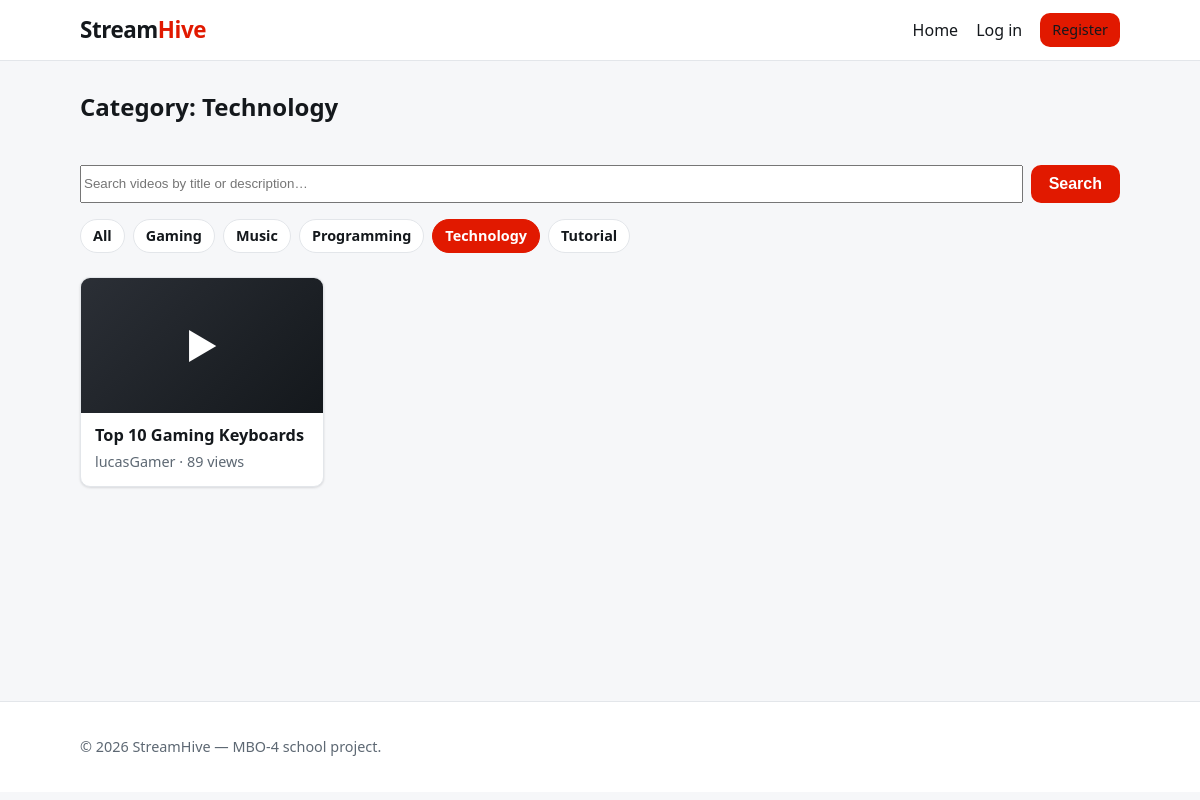
The app's page /?category=5 with its own data.
### tables this page shows
CREATE TABLE categories (
    id INT AUTO_INCREMENT PRIMARY KEY,
    name VARCHAR(50) NOT NULL
);

CREATE TABLE videos (
    id INT AUTO_INCREMENT PRIMARY KEY,
    user_id INT NOT NULL,
    title VARCHAR(255) NOT NULL,
    description TEXT,
    filename VARCHAR(255) NOT NULL,
    views INT DEFAULT 0,
    created_at DATETIME DEFAULT CURRENT_TIMESTAMP,

    FOREIGN KEY (user_id)
    REFERENCES users(id)
    ON DELETE CASCADE
);

CREATE TABLE users (
    id INT AUTO_INCREMENT PRIMARY KEY,
    email VARCHAR(50) NOT NULL UNIQUE,
    password VARCHAR(255) NOT NULL,
    role VARCHAR(50),
    created_at DATETIME DEFAULT CURRENT_TIMESTAMP,
    username VARCHAR(50)
);

### core/Controller.php (called while the page is built, shortened)
<?php
abstract class Controller
{
    protected function render(string $view, array $data = []): void
    {
        if (!isset($data['currentUser']))
        {
            $data['currentUser'] = $_SESSION['user'] ?? null;
        }
        extract($data, EXTR_SKIP);
        require dirname(__DIR__) . '/views/partials/header.php';
        require dirname(__DIR__) . '/views/' . $view . '.php';
        require dirname(__DIR__) . '/views/partials/footer.php';
    }
}

### app/controllers/VideoController.php (called while the page is built, shortened)
<?php
require_once dirname(__DIR__, 2) . '/core/Controller.php';
require_once dirname(__DIR__, 2) . '/app/services/VideoService.php';
class VideoController extends Controller
{
    private VideoService $videoService;
    public function __construct(
        ?VideoService $videoService = null,
        ?CommentService $commentService = null,
        ?LikeService $likeService = null,
        ?AuthService $authService = null
    ) {
        $this->videoService = $videoService ?? new VideoService();
    }
    public function index(): void
    {
        $search = isset($_GET['search']) ? (string) $_GET['search'] : '';
        $categoryId = isset($_GET['category']) ? (int) $_GET['category'] : null;
        $activeCategory = $categoryId !== null ? $this->videoService->getCategory($categoryId) : null;
        $this->render('videos/index', [
            'title'            => 'StreamHive — Videos',
            'videos'           => $this->videoService->getOverview($search, $categoryId),
            'categories'       => $this->videoService->getCategories(),
            'search'           => $search,
            'activeCategoryId' => $categoryId,
            'activeCategory'   => $activeCategory,
        ]);
    }
}

### public/index.php (called while the page is built, shortened)
<?php
require_once __DIR__ . '/../core/Router.php';
require_once __DIR__ . '/../app/controllers/VideoController.php';
$router = new Router();
$router->get('/', [VideoController::class, 'index']);
$router->get('/videos/upload', [VideoController::class, 'create']);
$router->post('/videos/upload', [VideoController::class, 'store']);
$router->get('/videos/show', [VideoController::class, 'show']);
$router->post('/videos/delete', [VideoController::class, 'delete']);
$router->post('/comments/store', [CommentController::class, 'store']);
$router->post('/comments/delete', [CommentController::class, 'delete']);
$router->post('/likes/video', [LikeController::class, 'toggleVideo']);
$router->post('/likes/comment', [LikeController::class, 'toggleComment']);
$router->get('/register', [AuthController::class, 'showRegister']);
$router->post('/register', [AuthController::class, 'register']);
$router->get('/login', [AuthController::class, 'showLogin']);
$router->post('/login', [AuthController::class, 'login']);
$router->get('/logout', [AuthController::class, 'logout']);
$router->get('/forgot', [AuthController::class, 'showForgotPassword']);
$router->post('/forgot', [AuthController::class, 'forgotPassword']);
$router->get('/reset', [AuthController::class, 'showReset']);
$router->post('/reset', [AuthController::class, 'resetPassword']);
$router->dispatch($_SERVER['REQUEST_METHOD'], $_SERVER['REQUEST_URI']);

### config/Config.php (called while the page is built, shortened)
<?php
class Config
{
    private static ?array $values = null;
    public static function get(string $key, ?string $default = null): ?string
    {
        return self::$values[$key] ?? $default;
    }
    private static function load(): void
    {
        self::$values = [];
        $path = dirname(__DIR__) . '/.env';
        if (!is_readable($path))
        {
            return;
        }
    }
}

### core/Database.php (called while the page is built, shortened)
<?php
require_once dirname(__DIR__) . '/config/Config.php';
class Database
{
    private static ?Database $instance = null;
    private PDO $connection;
    private function __construct()
    {
        $host = Config::get('DB_HOST', '127.0.0.1');
        $port = Config::get('DB_PORT', '3306');
        $name = Config::get('DB_NAME', '');
        $user = Config::get('DB_USER', '');
        $password = Config::get('DB_PASS', '');
        $dsn = "mysql:host={$host};port={$port};dbname={$name};charset=utf8mb4";
        $options = [
            PDO::ATTR_ERRMODE            => PDO::ERRMODE_EXCEPTION,
            PDO::ATTR_DEFAULT_FETCH_MODE => PDO::FETCH_ASSOC,
            PDO::ATTR_EMULATE_PREPARES   => false,
        ];
        $this->connection = new PDO($dsn, $user, $password, $options);
    }
    public static function getInstance(): Database
    {
        if (self::$instance === null)
        {
            self::$instance = new self();
        }
        return self::$instance;
    }
    public function query(string $sql, array $params = []): PDOStatement
    {
        $statement = $this->connection->prepare($sql);
        $statement->execute($params);
        return $statement;
    }
}

### app/services/VideoService.php (called while the page is built, shortened)
<?php
require_once dirname(__DIR__, 2) . '/app/services/CategoryService.php';
class VideoService
{
    private VideoModel $videoModel;
    private CategoryService $categoryService;
    public function __construct(?VideoModel $videoModel = null, ?CategoryService $categoryService = null)
    {
        $this->videoModel = $videoModel ?? new VideoModel();
        $this->categoryService = $categoryService ?? new CategoryService();
    }
    public function getOverview(?string $search, ?int $categoryId): array
    {
        if ($categoryId !== null && $categoryId > 0)
        {
            return $this->videoModel->findByCategory($categoryId);
        }
        return $this->videoModel->findAllWithUser();
    }
    public function getCategories(): array
    {
        return $this->categoryService->getAllCategories();
    }
    public function getCategory(int $id): ?array
    {
        return $this->categoryService->getCategory($id);
    }
}

### app/services/CategoryService.php (called while the page is built, shortened)
<?php
require_once dirname(__DIR__, 2) . '/app/models/CategoryModel.php';
class CategoryService
{
    private CategoryModel $categoryModel;
    public function __construct(?CategoryModel $categoryModel = null)
    {
        $this->categoryModel = $categoryModel ?? new CategoryModel();
    }
    public function getAllCategories(): array
    {
        return $this->categoryModel->findAll();
    }
    public function getCategory(int $id): ?array
    {
        return $this->categoryModel->findById($id);
    }
}

### app/models/CategoryModel.php (called while the page is built, shortened)
<?php
require_once dirname(__DIR__, 2) . '/core/Database.php';
class CategoryModel
{
    private Database $database;
    public function __construct(?Database $database = null)
    {
        $this->database = $database ?? Database::getInstance();
    }
    public function findAll(): array
    {
        $sql = 'SELECT id, name FROM categories ORDER BY name';
        return $this->database->query($sql)->fetchAll();
    }
    public function findById(int $id): ?array
    {
        $sql = 'SELECT id, name FROM categories WHERE id = :id';
        $category = $this->database->query($sql, ['id' => $id])->fetch();
        return $category === false ? null : $category;
    }
}

### app/models/VideoModel.php (called while the page is built, shortened)
<?php
require_once dirname(__DIR__, 2) . '/core/Database.php';
class VideoModel
{
    private Database $database;
    public function __construct(?Database $database = null)
    {
        $this->database = $database ?? Database::getInstance();
    }
    public function findByCategory(int $categoryId): array
    {
        $sql = 'SELECT videos.id, videos.title, videos.description, videos.filename,
                       videos.views, videos.created_at,
                       users.username AS uploader
                FROM videos
                INNER JOIN users ON users.id = videos.user_id
                INNER JOIN video_category ON video_category.video_id = videos.id
                WHERE video_category.category_id = :category_id
                ORDER BY videos.created_at DESC, videos.id DESC';
        return $this->database->query($sql, ['category_id' => $categoryId])->fetchAll();
    }
}

### views/videos/index.php (the view, shortened to what this page needs)
<section>
    <div class="page-head">
        <h2>
            <?php if (!empty($activeCategory)): ?>
                Category: <?= htmlspecialchars($activeCategory['name']) ?>
            <?php elseif ($search !== ''): ?>
                Search results for &ldquo;<?= htmlspecialchars($search) ?>&rdquo;
            <?php else: ?>
                Videos
            <?php endif; ?>
        </h2>
    </div>
    <form method="get" action="/" class="search-bar">
        <input type="search" name="search" value="<?= htmlspecialchars($search) ?>"
               placeholder="Search videos by title or description&hellip;">
        <button type="submit">Search</button>
    </form>
    <?php if (!empty($categories)): ?>
        <ul class="category-filter">
            <li>
                <a href="/" class="<?= ($activeCategoryId === null && $search === '') ? 'active' : '' ?>">All</a>
            </li>
            <?php foreach ($categories as $category): ?>
                <li>
                    <a href="/?category=<?= (int) $category['id'] ?>"
                       class="<?= $activeCategoryId === (int) $category['id'] ? 'active' : '' ?>">
                        <?= htmlspecialchars($category['name']) ?>
                    </a>
                </li>
            <?php endforeach; ?>
        </ul>
    <?php endif; ?>
    <?php if (empty($videos)): ?>
        <p class="empty">No videos found.</p>
    <?php else: ?>
        <ul class="video-grid">
            <?php foreach ($videos as $video): ?>
                <li class="video-card">
                    <a href="/videos/show?id=<?= (int) $video['id'] ?>">
                        <span class="thumb" aria-hidden="true">&#9654;</span>
                        <h3><?= htmlspecialchars($video['title']) ?></h3>
                    </a>
                    <p class="meta">
                        <?= htmlspecialchars($video['uploader']) ?>
                        &middot; <?= (int) $video['views'] ?> views
                    </p>
                </li>
            <?php endforeach; ?>
        </ul>
    <?php endif; ?>
</section>

### core/Router.php (shortened to what this page needs)
<?php
class Router
{
    private array $routes = [];
    public function add(string $method, string $path, callable|array $handler): void
    {
        $this->routes[] = [
            'method'  => strtoupper($method),
            'path'    => $path,
            'handler' => $handler,
        ];
    }
    public function dispatch(string $method, string $uri): void
    {
        $method = strtoupper($method);
        $path = $this->normalisePath($uri);
        foreach ($this->routes as $route)
        {
            if ($route['method'] === $method && $route['path'] === $path)
            {
                $this->invoke($route['handler']);
                return;
            }
        }
    }
    private function normalisePath(string $uri): string
    {
        $path = parse_url($uri, PHP_URL_PATH);
        $path = rtrim($path, '/');
        return $path === '' ? '/' : $path;
    }
    private function invoke(callable|array $handler): void
    {
        if (is_array($handler))
        {
            [$class, $method] = $handler;
            $controller = new $class();
            $controller->$method();
            return;
        }
    }
}

### public/css/style.css (style rules this page uses)
:root { --bg: #f6f7f9; --surface: #ffffff; --border: #e3e6ea; --text: #14181c; --muted: #5d6873; --accent: #e11900; --accent-dark: #b31400; --danger: #c0322b; --radius: 10px; --shadow: 0 1px 3px rgba(20, 24, 28, 0.08), 0 1px 2px rgba(20, 24, 28, 0.06); --max-width: 1080px; }
* { box-sizing: border-box; }
body { margin: 0; font-family: system-ui, -apple-system, "Segoe UI", Roboto, Helvetica, Arial, sans-serif; color: var(--text); background: var(--bg); line-height: 1.5; }
a { color: var(--accent); text-decoration: none; }
h2 { margin-top: 0; }
.page-head { display: flex; align-items: center; justify-content: space-between; gap: 16px; margin-bottom: 20px; }
.button, button { display: inline-block; background: var(--accent); color: #fff; border: none; border-radius: var(--radius); padding: 10px 18px; font-size: 1rem; font-weight: 600; cursor: pointer; }
.video-grid { list-style: none; margin: 0; padding: 0; display: grid; grid-template-columns: repeat(auto-fill, minmax(220px, 1fr)); gap: 22px; }
.video-card { background: var(--surface); border: 1px solid var(--border); border-radius: var(--radius); overflow: hidden; box-shadow: var(--shadow); transition: transform 0.08s ease, box-shadow 0.08s ease; }
.video-card a { color: var(--text); display: block; }
.video-card .thumb { display: flex; align-items: center; justify-content: center; aspect-ratio: 16 / 9; background: linear-gradient(135deg, #2b2f36, #14181c); color: #fff; font-size: 2.2rem; }
.video-card h3 { margin: 0; padding: 12px 14px 4px; font-size: 1.02rem; line-height: 1.3; }
.video-card .meta { margin: 0; padding: 0 14px 14px; }
.meta { color: var(--muted); font-size: 0.9rem; }
form { max-width: 460px; }
.search-bar { display: flex; gap: 8px; max-width: none; margin-bottom: 16px; }
.search-bar input { margin-top: 0; flex: 1; }
.search-bar button { flex-shrink: 0; }
.category-filter { list-style: none; display: flex; flex-wrap: wrap; gap: 8px; margin: 0 0 24px; padding: 0; }
.category-filter a { display: inline-block; padding: 5px 12px; border: 1px solid var(--border); border-radius: 999px; background: var(--surface); color: var(--text); font-size: 0.9rem; font-weight: 600; }
.category-filter a.active { background: var(--accent); border-color: var(--accent); color: #fff; }

### records on screen
categories: name "Technology"
categories: name "Gaming"
categories: name "Music"
categories: name "Programming"
categories: name "Tutorial"
videos: title "Top 10 Gaming Keyboards", user.username "lucasGamer", views "89"
